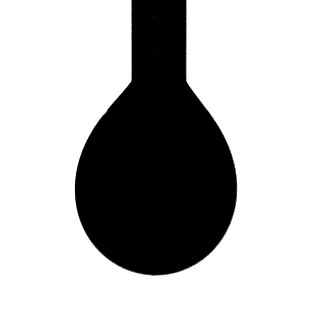
#> input picture images_experiment/edited_220304_miliq_T17.7_S73.04.png, 323 x 323 px, found by its file name
$ jupyter execute edge_ditection.ipynb   (older library calls are emulated)
#> lines starting #> are read from the running program, lines starting #| are printed output that depends on the picture
[cell 1]
import numpy as np
import cv2


image_path=('d:\OneDrive\Documents\GitHub\Bayesian_PendantDrop_Tensiometry\images_experiment\edited_220304_miliq_T17.7_S73.04.png')
image=cv2.imread(image_path)
#> image is the input picture: shape (323, 323, 3); mean B, G, R 183.8, 184.5, 183.8
image=cv2.cvtColor(image,cv2.COLOR_BGR2GRAY)
#> image: shape (323, 323)
cv2.imshow('Original',image)
cv2.waitKey()

lap=cv2.Laplacian(image,cv2.CV_64F)
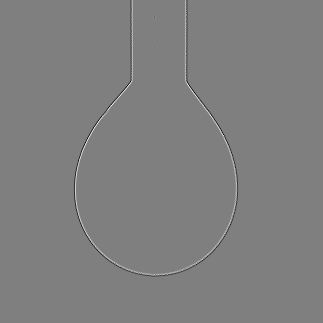
#> lap: shape (323, 323) float64; min -383, max 382, mean 0; drawn with min black and max white
lap=np.uint8(np.absolute(lap))
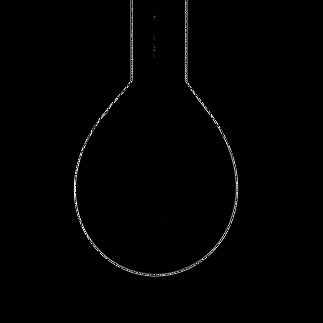
#> lap: shape (323, 323); min 0, max 253, mean 2.1
cv2.imshow('Laplacian',lap)
cv2.waitKey()
cv2.destroyAllWindows()
